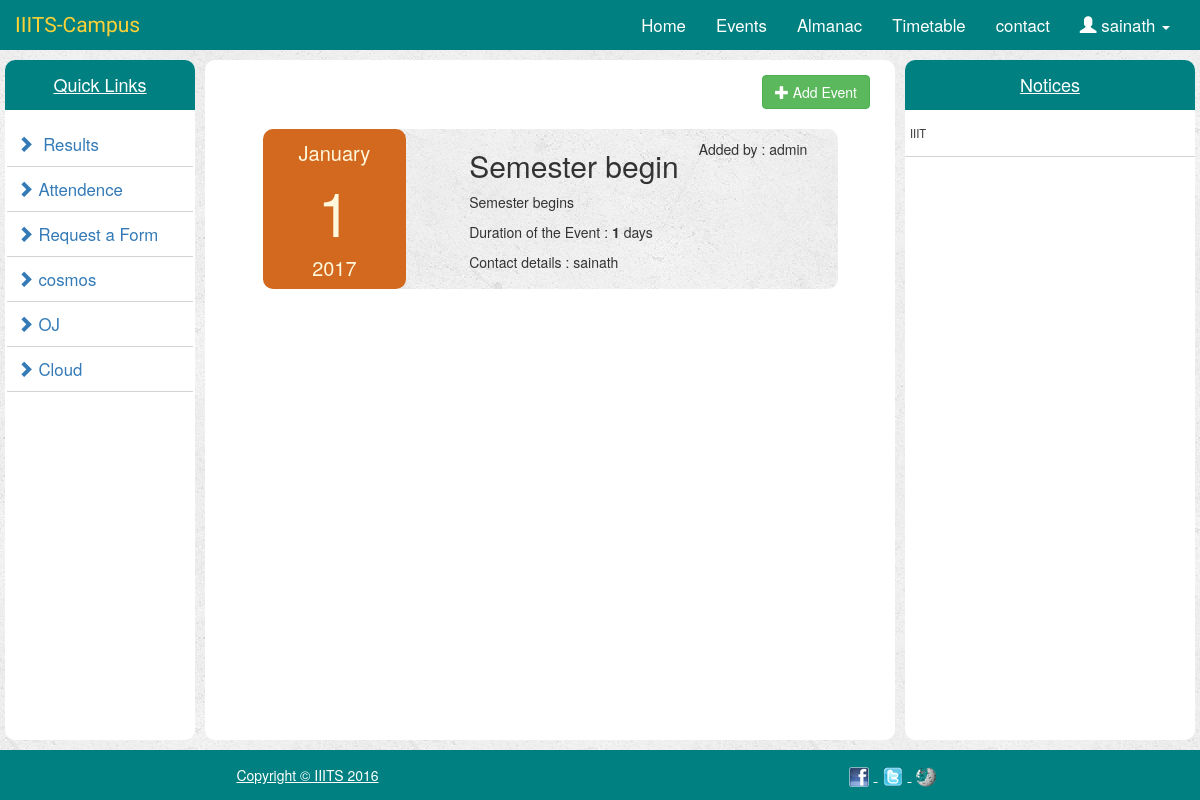
/events/ (signed in), run on the app's committed database.
### portal/models.py (models this page shows, shortened)
class Events(models.Model):
    event_title = models.CharField(max_length=80)
    event_date = models.DateField()
    event_duration = models.PositiveIntegerField()
    event_description = models.TextField()
    event_contact = models.CharField(max_length=50)
    event_user = models.CharField(max_length=50)
    def event_month(self):
        month_names = ['January', 'February', 'March', 'April', 'May', 'June', 'July', 'August', 'September', 'October',
                       'November', 'December']
        return month_names[self.event_date.month - 1]

class Notices(models.Model):
    notice_title = models.CharField(max_length=80)
    notice_description = models.TextField()

### portal/views.py (the view)
# urls.py: url(r'^events/$',views.events,name='events'),
def events(request):
    all_events = Events.objects.all().order_by('-id')
    all_notices = Notices.objects.all()
    content_events = {
        'all_notices': all_notices,
        'all_events' : all_events
    }
    return render(request, 'portal/events.html', content_events)

### portal/templates/portal/events.html (shortened to what this page needs)
{% extends 'portal/index.html' %}
{% block centerContent %}
    <div class = "btn-events">
       <button type="button" class="btn btn-success" data-toggle="modal" data-target="#eventModal" ><span class = "glyphicon glyphicon-plus"></span>&nbsp;Add Event</button>
    </div>
    {% for event in all_events %}
        <div class="col-md-10 col-md-offset-1 event-row">
            <div class ="col-md-3 event-date">
                <p>{{ event.event_month }}</p>
                <h1>{{ event.event_date.day }}</h1>
                <p>{{ event.event_date.year }}</p>
            </div>
            <div class ="col-md-5 col-md-offset-1">
                <h2>{{ event.event_title }}</h2>
                <p>{{ event.event_description }}</p>
                <p>Duration of the Event : <strong>{{ event.event_duration }}</strong> days</p>
                <p>Contact details : {{ event.event_contact }}</p>
            </div>
            <div class="col-md-3">
                 <p style="margin-top: 10px">Added by : {{ event.event_user }}</p>
            </div>
        </div>
    {% endfor %}
{% endblock %}

### portal/templates/portal/index.html (shortened to what this page needs)
<!DOCTYPE html>
<html lang="en">
<head>
    {% load staticfiles %}
    <link rel="stylesheet" href="https://maxcdn.bootstrapcdn.com/bootstrap/3.3.7/css/bootstrap.min.css"/>
    <link rel="stylesheet" type="text/css" href="{% static 'portal/bootstrap.min.css' %}"/>
    <link rel="stylesheet" type="text/css" href="{% static 'portal/style.css' %}"/>
</head>
<body>
    <nav class = "navbar navbar-inverse">
        <div class = "container-fluid">
            <div class = "navbar-header">
                <a href="{% url 'index' %}" class = navbar-brand> IIITS-Campus</a>
            </div>
            <div class = "navbar-collapse collapse" id="topNavBar">
                <ul class = "nav navbar-nav navbar-right">
                    <li><a href="{% url 'index' %}" class ="active">Home</a></li>
                    <li><a href="{% url 'events' %}">Events</a></li>
                    <li><a href="{% url 'almanac' %}">Almanac</a></li>
                    <li><a href="{% url 'timetable' %}">Timetable</a></li>
                    <li><a href="{% url 'contact' %}">contact</a></li>
                    {% if user.is_authenticated %}
                        <li class="dropdown"><a href="#" class="dropdown-toggle" data-toggle="dropdown" role="button" aria-haspopup="true" aria-expanded="false"><span class="glyphicon glyphicon-user" aria-hidden="true"></span>&nbsp;{{ user.get_full_name }}&nbsp;<span class="caret" aria-hidden="true"></span></a>
                        </li>
                    {% else %}
                        <li><a href="{% url 'userLogin' %}"><span class="glyphicon glyphicon-user" aria-hidden="true"></span>&nbsp;LogIn</a></li>
                    {% endif %}
                </ul>
            </div>
        </div>
    </nav>
    <div class="container-fluid">
        <div class = "row">
            <div class = "col-md-2" >
                <div class="colHeight">
                    <h4 class="centerText">Quick Links</h4>
                    <ul>
                        <li><a href="#"><span class="glyphicon glyphicon-chevron-right"></span>&nbsp; Results</a></li>
                        <li><a href="#"><span class="glyphicon glyphicon-chevron-right"></span>&nbsp;Attendence</a></li>
                        <li><a href="{% url 'requestForm' %}"><span class="glyphicon glyphicon-chevron-right"></span>&nbsp;Request a Form</a></li>
                        <li><a href="http://cosmos.iiits.in"><span class="glyphicon glyphicon-chevron-right"></span>&nbsp;cosmos</a></li>
                        <li><a href="#"><span class="glyphicon glyphicon-chevron-right"></span>&nbsp;OJ</a></li>
                        <li><a href="#"><span class="glyphicon glyphicon-chevron-right"></span>&nbsp;Cloud</a></li>
                    </ul>
                </div>
            </div>
            <div class = col-md-7>
                <div class="colHeight">
                    {% block centerContent%}
                    {% endblock %}
                </div>
            </div>
            <div class = col-md-3>
                <div class="colHeight notice-list">
                    <h4 class ="centerText">Notices</h4>
                    <ul>
                        {% for notice in all_notices %}
                            <li><p>{{ notice.notice_title }}</p></li>
                        {% endfor %}
                    </ul>
                </div>
            </div>
        </div>
    </div>
    <footer>
        <div class="container">
            <div class="row">
                <div class="col-md-6 centerText">
                    <span class="copyright ">Copyright &copy; IIITS 2016</span>
                </div>
                <div class="col-md-6 centerText">
                    <ul class="list-inline">
                        <li><a href="#"><img src="{% static 'portal/images/facebook.png' %}" alt="IIITS-facebook"></a>
                        </li>
                        <li><a href="#"><img src="{% static 'portal/images/twitter.png' %}" alt="IIITS-twitter"></a>
                        </li>
                        <li><a href="#"><img src="{% static 'portal/images/wikipedia.png' %}" alt="IIITS-wikipedia"></a>
                        </li>
                    </ul>
                </div>
            </div>
        </div>
    </footer>
</body>
</html>

### portal/static/portal/style.css (style rules this page uses)
body { background: white url("images/background.png"); }
.navbar { border-radius: 0; background: teal; border: none; margin: 0; }
.navbar-brand { font-size: 1.5em; font-family: 'Satisfy', cursive; }
.navbar-inverse .navbar-brand { color: cornsilk; }
.nav.navbar-nav.navbar-right li a { font-size:1.2em; }
.navbar-inverse .navbar-nav li a { color: #fff; }
.colHeight { height: 800px; background: white; margin-top: 10px; border-radius: 10px; overflow: auto }
.col-md-2 , .col-md-7, .col-md-3 { padding-right: 5px; padding-left: 5px; }
.centerText { text-align: center; padding:15px; margin-top: 0; color: white; text-decoration: underline; background: teal; -moz-border-radius-topleft: 10px; -moz-border-radius-topright: 10px; }
footer { height: 50px; background: #008080; margin-top: 10px; }
.colHeight ul { padding: 2px; }
.colHeight ul li { font-size: 1.2em; padding: 10px; border-bottom: 1px solid lightgray; }
.colHeight ul li a { text-decoration: none; }
.btn-events, .btn-form { margin: 15px 25px 0px 0px; text-align: right; }
.list-inline { padding:0px; margin: 0px; }
.list-inline li { list-style-type: none; }
.notice-list ul { padding:0px; }
.notice-list ul li { font-size: 0.8em; border:0px; padding: 5px; border-bottom: 1px solid lightgray; }
.event-row { background: white url("images/background.png"); margin-top: 20px; border-radius: 10px; padding: 0px; display: inline; }
.event-row .event-date { background: chocolate; height: 160px; display: inline; border-radius: 10px ; }
.event-row .event-date p { text-align: center; font-size: 20px; margin-top:10px; color: cornsilk; }
.event-row .event-date h1 { font-size: 60px; color: cornsilk; text-align: center; padding: 0px; margin: 0px; }

### data on the page
Events: event_month "January", event_date.day "1", event_date.year "2017", event_title "Semester begin", event_description "Semester begins", event_duration "1", event_contact "sainath", event_user "admin"
Notices: notice_title "IIIT"

### other printed values
{{ user.get_full_name }} "sainath"
